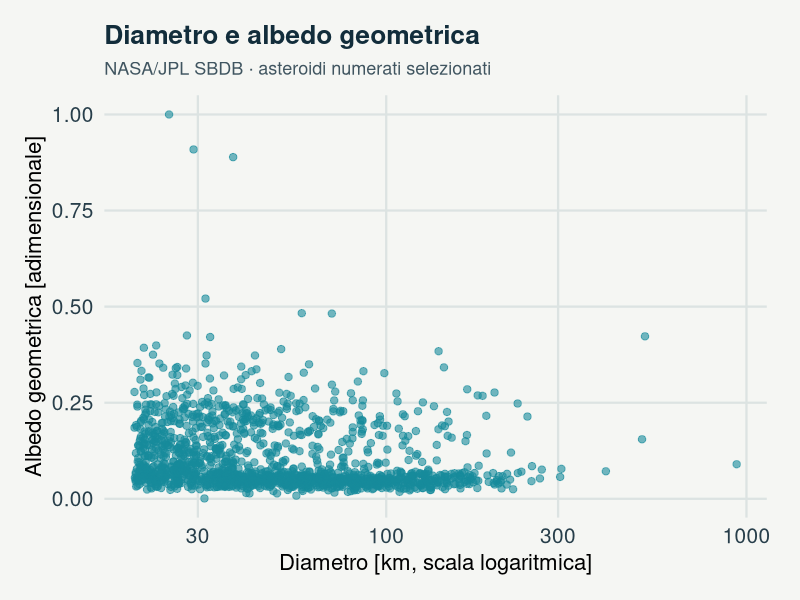
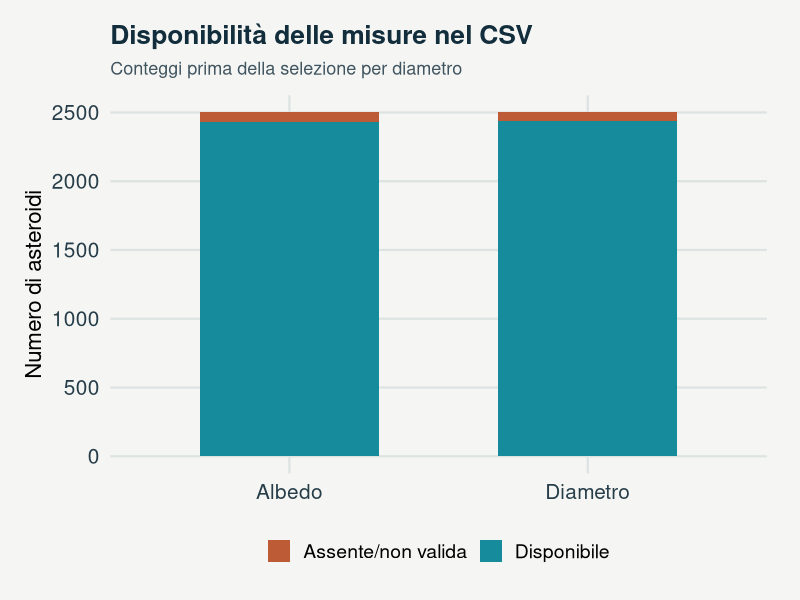
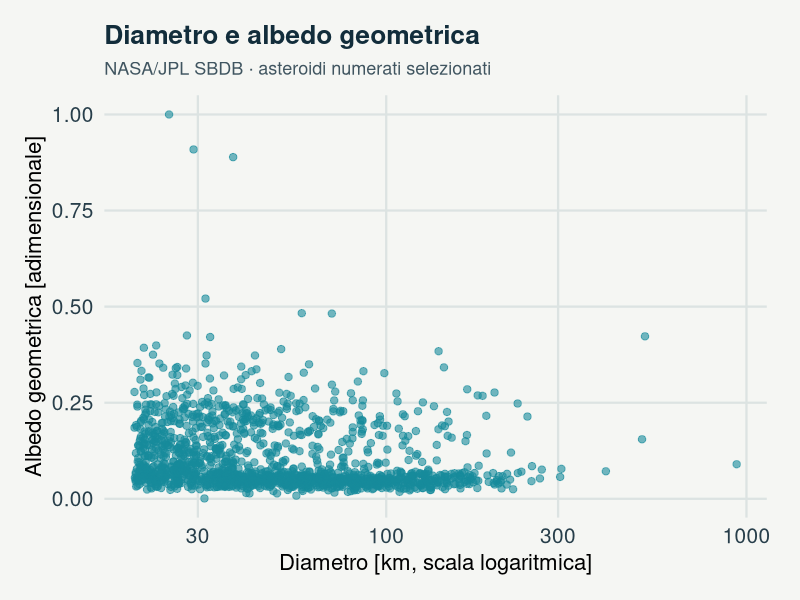
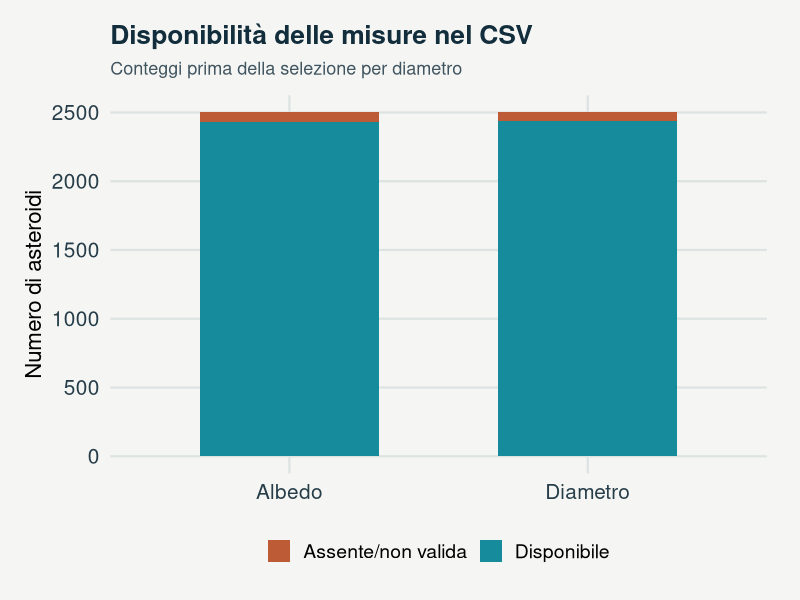

These figures' R source, in order:
# GeoStat Lab · Dimensione e riflettività degli asteroidi
# Dati osservati: consultare provenance.json.
# Estrarre il pacchetto; impostare questa cartella come directory di lavoro.
# install.packages("ggplot2")
# Codice: PolyForm Noncommercial 1.0.0, https://polyformproject.org/licenses/noncommercial/1.0.0
# Required Notice: Copyright 2026 Marzio De Corato (https://github.com/marzione00/Lab_Geo)

# GeoStat Lab — funzioni comuni. R >= 4.3; ggplot2 >= 3.4; jsonlite.
suppressPackageStartupMessages(library(ggplot2))
col_geo <- c('#168B9C','#BC5B35','#7054A4','#A17B19','#227864','#64748B')
theme_set(theme_minimal(base_size=17, base_family='sans') + theme(
  plot.background=element_rect(fill='#F5F6F3',colour=NA),
  panel.background=element_rect(fill='#F5F6F3',colour=NA),
  panel.grid.minor=element_blank(),panel.grid.major=element_line(colour='#DCE3E2'),
  plot.title=element_text(size=19,face='bold',colour='#122D3B'),
  plot.subtitle=element_text(size=13,colour='#405560',margin=margin(b=12)),
  axis.text=element_text(size=15,colour='#273E4A'),axis.title=element_text(size=16),
  legend.position='bottom',legend.title=element_blank(),legend.text=element_text(size=14),
  strip.text=element_text(size=15,face='bold'),plot.margin=margin(18,24,18,18)))
metric <- function(...) data.frame(grandezza=names(c(...)),valore=as.character(c(...)),check.names=FALSE)
f <- function(x,d=3) {out<-formatC(x,digits=d,format='fg');out[!is.finite(x)]<-'Non definito';out}
line_plot <- function(d,x='x',y='y',title='',xl=x,yl=y,group=NULL) {
 p<-ggplot(d,aes(x=.data[[x]],y=.data[[y]]))
 if(is.null(group)) p<-p+geom_line(colour=col_geo[1],linewidth=1.05) else p<-p+aes(colour=.data[[group]],group=.data[[group]])+geom_line(linewidth=1)+scale_colour_manual(values=col_geo)
 p+labs(title=title,x=xl,y=yl)
}
point_plot <- function(d,x='x',y='y',title='',xl=x,yl=y,group=NULL) {
 p<-ggplot(d,aes(x=.data[[x]],y=.data[[y]]))
 if(is.null(group))p<-p+geom_point(colour=col_geo[1],size=2.5,alpha=.8) else p<-p+aes(colour=.data[[group]])+geom_point(size=2.7,alpha=.85)+scale_colour_manual(values=col_geo)
 p+labs(title=title,x=xl,y=yl)
}
hist_plot<-function(x,title='',xl='Valore',bins=20)ggplot(data.frame(x=x),aes(x))+geom_histogram(bins=bins,fill=col_geo[1],colour='#F5F6F3')+labs(title=title,x=xl,y='Frequenza')
bar_plot<-function(d,x='gruppo',y='valore',title='',yl='Valore')ggplot(d,aes(x=.data[[x]],y=.data[[y]],fill=.data[[x]]))+geom_col(width=.65)+scale_fill_manual(values=rep(col_geo,length.out=length(unique(d[[x]])) ))+guides(fill='none')+labs(title=title,x=NULL,y=yl)
map_plot<-function(d,z='z',title='',xl='Est [km]',yl='Nord [km]')ggplot(d,aes(x,y,fill=.data[[z]]))+geom_raster()+coord_equal()+scale_fill_gradientn(colours=c('#153F56','#298C9C','#B8CDB2','#F1D889','#AD542F'))+labs(title=title,x=xl,y=yl)
acf_data<-function(x,lag=20){a<-acf(x,lag.max=min(lag,length(x)-1),plot=FALSE);data.frame(x=as.vector(a$lag)[-1],y=as.vector(a$acf)[-1])}
# AR(1), distribuzione marginale stazionaria N(0, 1).
ar_series<-function(n,rho){x<-numeric(n);x[1]<-rnorm(1);for(i in 2:n)x[i]<-rho*x[i-1]+sqrt(1-rho^2)*rnorm(1);x}
# Distanze euclidee in unità metriche già dichiarate; nessuna conversione implicita di CRS.
dist_cross<-function(a,b)sqrt(outer(a[,1],b[,1],'-')^2+outer(a[,2],b[,2],'-')^2)
# Predittore IDW: i punti coincidenti ricevono esattamente il valore osservato.
idw<-function(xy,z,new,power=2){dd<-dist_cross(new,xy);apply(dd,1,function(d)if(any(d<1e-10))mean(z[d<1e-10])else weighted.mean(z,d^(-power)))}
# CART didattico binario: divisioni assiali che minimizzano l'impurità di Gini.
cart_fit<-function(x,y,depth=2,minleaf=4){
 node<-list(p=mean(y),n=length(y));if(depth<1||length(unique(y))<2||length(y)<2*minleaf)return(node)
 best<-Inf
 for(j in seq_len(ncol(x))){v<-sort(unique(x[,j])); if(length(v)<2)next
  for(cut in (head(v,-1)+tail(v,-1))/2){left<-x[,j]<=cut;nl<-sum(left);nr<-sum(!left);if(min(nl,nr)<minleaf)next
   score<-nl*mean(y[left])*(1-mean(y[left]))+nr*mean(y[!left])*(1-mean(y[!left]))
   if(score<best){best<-score;node$j<-j;node$cut<-cut;split<-left}
  }
 }
 if(is.finite(best)){node$left<-cart_fit(x[split,,drop=FALSE],y[split],depth-1,minleaf);node$right<-cart_fit(x[!split,,drop=FALSE],y[!split],depth-1,minleaf)};node
}
cart_predict<-function(tree,x)apply(x,1,function(row){t<-tree;while(!is.null(t$j))t<-if(row[t$j]<=t$cut)t$left else t$right;t$p})

p <- list(
  # Diametro minimo [km]
  min_diameter = 20,
  # Seme riproducibile: Il seme interviene soltanto nelle operazioni di campionamento; nei grafici descrittivi i risultati restano invariati.
  seed = 2026
)
# Rende ripetibile la sequenza pseudocasuale.
set.seed(p$seed)

# Legge la copia locale documentata, senza interrogare servizi esterni.
observations <- read.csv("data.csv", stringsAsFactors=FALSE, check.names=FALSE)

# Valuta separatamente la disponibilità delle misure, prima di ogni filtro.
has_diameter <- is.finite(observations$diameter) & observations$diameter > 0
has_albedo <- is.finite(observations$albedo) & observations$albedo >= 0
complete <- has_diameter & has_albedo

# La soglia riguarda soltanto gli oggetti con entrambe le misure disponibili.
keep <- complete & observations$diameter >= p$min_diameter
keep[is.na(keep)] <- FALSE
data <- observations[keep, , drop = FALSE]
stopifnot(nrow(data) >= 3)
rho <- cor(data$diameter, data$albedo, method = "spearman")
metrics <- metric(
  "Asteroidi estratti" = nrow(observations),
  "Coppie disponibili prima della soglia" = sum(complete),
  "Oggetti selezionati" = nrow(data),
  "Correlazione di Spearman" = f(rho),
  "Diametro mediano [km]" = f(median(data$diameter))
)

# La scala logaritmica rende leggibili diametri di ordine di grandezza diverso.
g1 <- ggplot(data, aes(x = diameter, y = albedo)) +
  geom_point(colour = col_geo[1], size = 2.2, alpha = 0.60) +
  scale_x_log10() +
  labs(title = "Diametro e albedo geometrica",
       subtitle = "NASA/JPL SBDB · asteroidi numerati selezionati",
       x = "Diametro [km, scala logaritmica]", y = "Albedo geometrica [adimensionale]")

# Mostra la disponibilità originaria: il filtro dimensionale non modifica questi conteggi.
availability <- data.frame(
  misura = rep(c("Diametro", "Albedo"), each = 2),
  stato = rep(c("Disponibile", "Assente/non valida"), times = 2),
  conteggio = c(sum(has_diameter), sum(!has_diameter), sum(has_albedo), sum(!has_albedo))
)
g2 <- ggplot(availability, aes(x = misura, y = conteggio, fill = stato)) +
  geom_col(position = "stack", width = 0.60) +
  scale_fill_manual(values = c("Disponibile" = col_geo[1], "Assente/non valida" = col_geo[2])) +
  labs(title = "Disponibilità delle misure nel CSV",
       subtitle = "Conteggi prima della selezione per diametro",
       x = NULL, y = "Numero di asteroidi")
plots <- list(g1, g2)

print(metrics, row.names=FALSE)
for (i in seq_along(plots)) {
  print(plots[[i]])
  ggsave(paste0("figura_",i,".pdf"),plots[[i]],width=9,height=5.5)
}
write.csv(data,"risultati.csv",row.names=FALSE)
